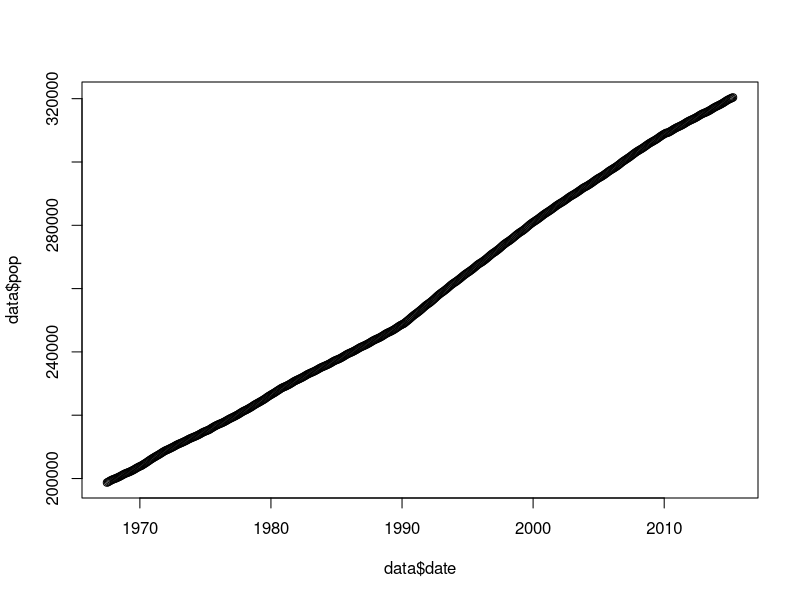
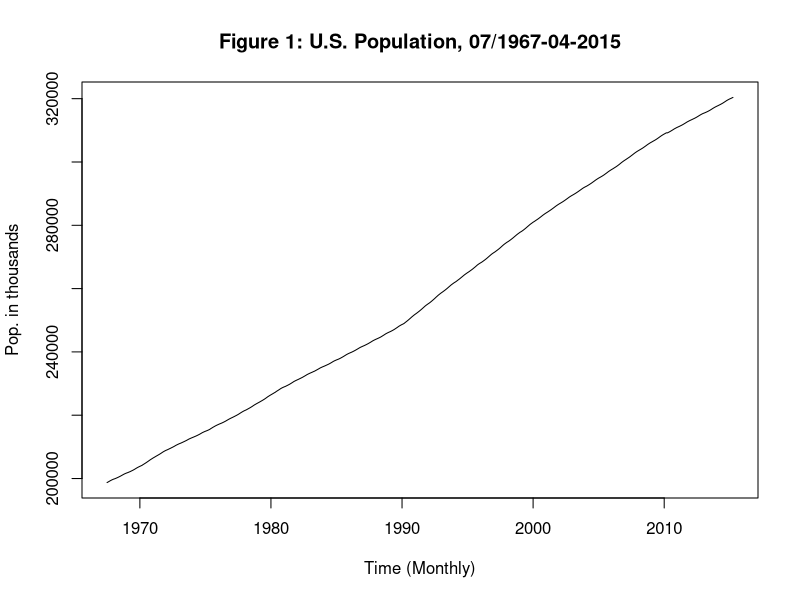
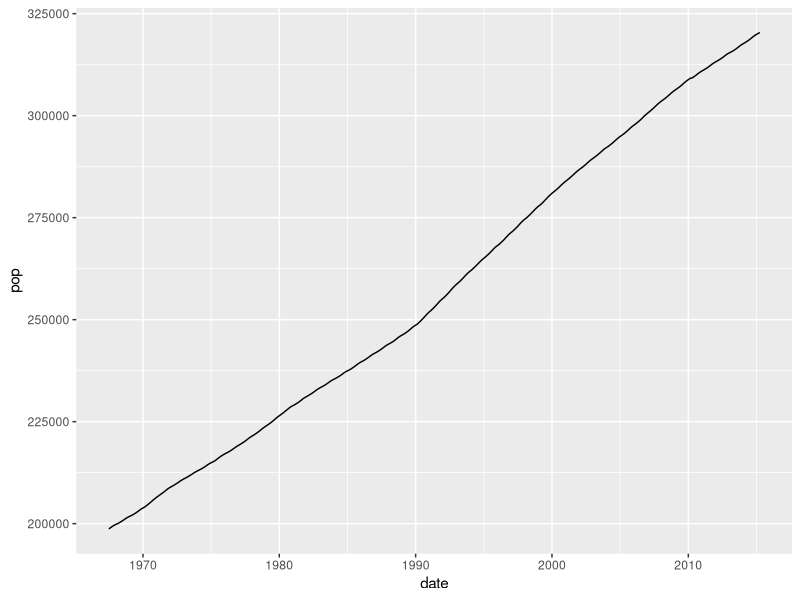
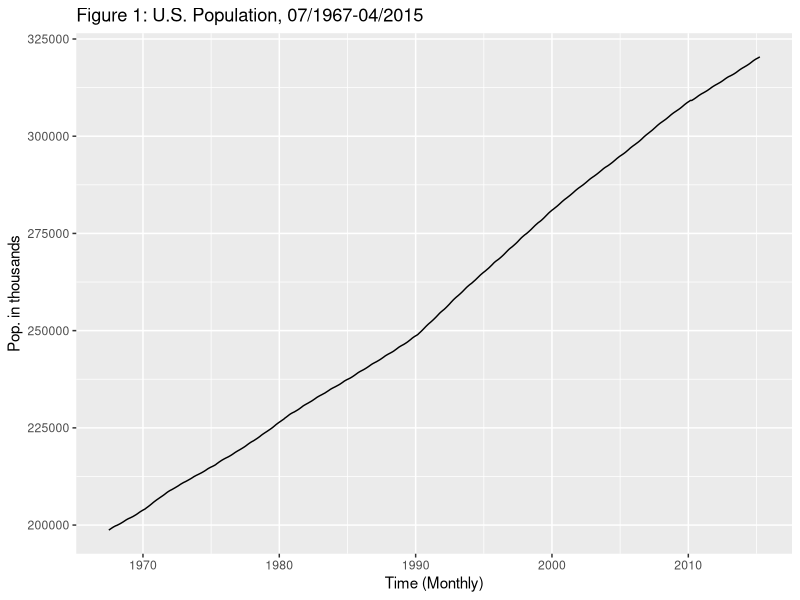
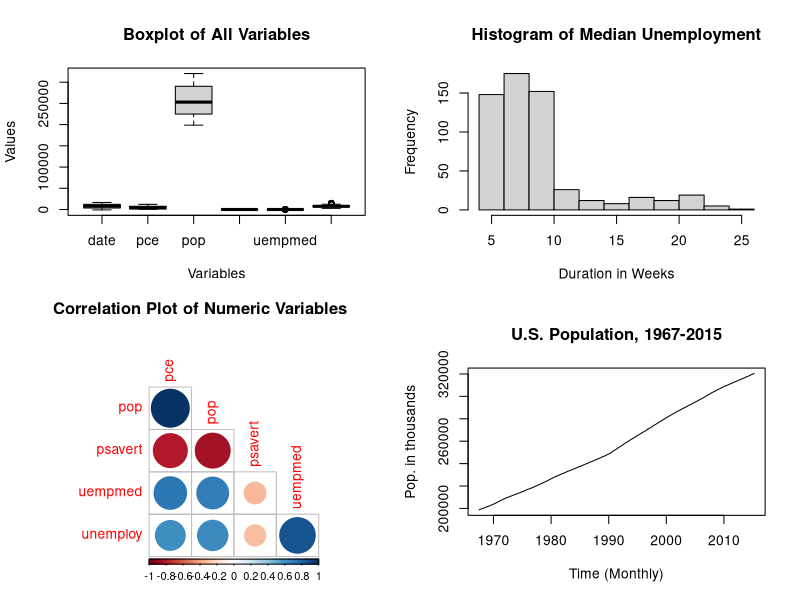

The R source for these figures, in order:
# Here is a quick helper to make better plots and tables in your assignments

library(tidyverse)
library(ggplot2)

# check for NAs
any(is.na(data))
# data <- na.omit(data)

# plot the data
# https://ggplot2.tidyverse.org/reference/economics.html
data <- economics
head(data)

# plot() without labels
plot(
  x = data$date,
  y = data$pop
)

# plot() with labels
plot(
  x = data$date,
  y = data$pop,
  main = "Figure 1: U.S. Population, 07/1967-04-2015",
  ylab = "Pop. in thousands",
  xlab = "Time (Monthly)",
  type = "l"
)

# ggplot() without labels
ggplot(data = economics, aes(x = date, y = pop)) +
  geom_line()

# ggplot() with labels
ggplot(data = economics, aes(x = date, y = pop)) +
  geom_line() +
  xlab("Time (Monthly)") +
  ylab("Pop. in thousands") +
  ggtitle("Figure 1: U.S. Population, 07/1967-04/2015")

# Multiple plots in same graphic
library(corrplot)
nodate <- data %>% subset(select = -c(date))

par(mfrow = c(2,2))
boxplot(data, main = "Boxplot of All Variables", ylab = "Values", xlab = "Variables")
hist(data$uempmed, main = "Histogram of Median Unemployment", ylab = "Frequency",xlab = "Duration in Weeks",)
corrplot(cor(nodate), diag = FALSE, title = "Correlation Plot of Numeric Variables", type = "lower", mar = c(1, 1, 1, 1))
plot(
  x = data$date,
  y = data$pop,
  main = "U.S. Population, 1967-2015",
  ylab = "Pop. in thousands",
  xlab = "Time (Monthly)",
  type = "l"
)

# using ts() correctly
tsdata <- data %>%
  mutate(rate = unemploy / pop) %>%
  subset(select = rate) %>%
  ts(., start = c(1967, 7), end = c(2015, 4), frequency = 12)
# decomp <- decompose(tsdata)
# plot(decomp)

library(forecast)
model <- auto.arima(tsdata)

# Make a nice table
# https://bookdown.org/yihui/rmarkdown-cookbook/kable.html
labels <- c("Log-Likelihood", "AIC", "BIC")
values <- c(model$loglik, model$aic, model$bic)

tabdata <- as.data.frame(values, labels)

knitr::kable(tabdata)

knitr::kable(tabdata, col.names = "Values", caption = "Model Metrics")
